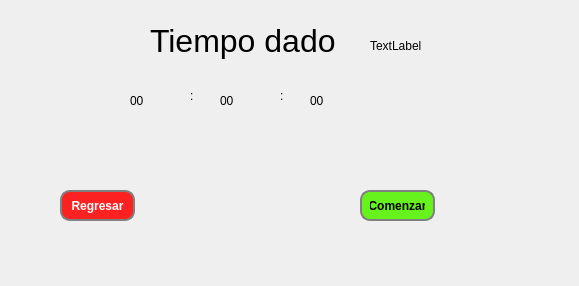
<?xml version="1.0" encoding="UTF-8"?>
<ui version="4.0">
 <class>alarmas</class>
 <widget class="QMainWindow" name="alarmas">
  <property name="geometry">
   <rect>
    <x>0</x>
    <y>0</y>
    <width>579</width>
    <height>286</height>
   </rect>
  </property>
  <property name="windowTitle">
   <string>MainWindow</string>
  </property>
  <widget class="QWidget" name="centralwidget">
   <widget class="QPushButton" name="regresarr">
    <property name="geometry">
     <rect>
      <x>60</x>
      <y>190</y>
      <width>75</width>
      <height>31</height>
     </rect>
    </property>
    <property name="styleSheet">
     <string notr="true">border: 2px solid gray;  border-radius: 10px;  padding: 0 8px;  background: rgba(255, 0, 0, 0.86); color: white; font-weight:bold;</string>
    </property>
    <property name="text">
     <string>Regresar</string>
    </property>
   </widget>
   <widget class="QPushButton" name="comenzarr">
    <property name="geometry">
     <rect>
      <x>360</x>
      <y>190</y>
      <width>75</width>
      <height>31</height>
     </rect>
    </property>
    <property name="styleSheet">
     <string notr="true"> border: 2px solid gray;  border-radius: 10px;  padding: 0 8px;  background: rgb(103,241,29); font-weight:bold; 
</string>
    </property>
    <property name="text">
     <string>Comenzar</string>
    </property>
   </widget>
   <widget class="QLabel" name="horass">
    <property name="geometry">
     <rect>
      <x>130</x>
      <y>80</y>
      <width>51</width>
      <height>41</height>
     </rect>
    </property>
    <property name="styleSheet">
     <string notr="true">font: 30pt &quot;MS Shell Dlg 2&quot;;</string>
    </property>
    <property name="text">
     <string>00</string>
    </property>
   </widget>
   <widget class="QLabel" name="minutoss">
    <property name="geometry">
     <rect>
      <x>220</x>
      <y>80</y>
      <width>47</width>
      <height>41</height>
     </rect>
    </property>
    <property name="styleSheet">
     <string notr="true">font: 30pt &quot;MS Shell Dlg 2&quot;;</string>
    </property>
    <property name="text">
     <string>00</string>
    </property>
   </widget>
   <widget class="QLabel" name="segundoss">
    <property name="geometry">
     <rect>
      <x>310</x>
      <y>80</y>
      <width>47</width>
      <height>41</height>
     </rect>
    </property>
    <property name="styleSheet">
     <string notr="true">font: 30pt &quot;MS Shell Dlg 2&quot;;
</string>
    </property>
    <property name="text">
     <string>00</string>
    </property>
   </widget>
   <widget class="QLabel" name="label">
    <property name="geometry">
     <rect>
      <x>190</x>
      <y>80</y>
      <width>21</width>
      <height>31</height>
     </rect>
    </property>
    <property name="styleSheet">
     <string notr="true">font: 30pt &quot;MS Shell Dlg 2&quot;;
</string>
    </property>
    <property name="text">
     <string>:</string>
    </property>
   </widget>
   <widget class="QLabel" name="label_2">
    <property name="geometry">
     <rect>
      <x>280</x>
      <y>80</y>
      <width>21</width>
      <height>31</height>
     </rect>
    </property>
    <property name="styleSheet">
     <string notr="true">font: 30pt &quot;MS Shell Dlg 2&quot;;</string>
    </property>
    <property name="text">
     <string>:</string>
    </property>
   </widget>
   <widget class="QLabel" name="tiempo">
    <property name="geometry">
     <rect>
      <x>150</x>
      <y>20</y>
      <width>201</width>
      <height>41</height>
     </rect>
    </property>
    <property name="font">
     <font>
      <pointsize>24</pointsize>
     </font>
    </property>
    <property name="text">
     <string>Tiempo dado</string>
    </property>
   </widget>
   <widget class="QLabel" name="label_3">
    <property name="geometry">
     <rect>
      <x>370</x>
      <y>30</y>
      <width>151</width>
      <height>31</height>
     </rect>
    </property>
    <property name="text">
     <string>TextLabel</string>
    </property>
   </widget>
  </widget>
 </widget>
 <resources/>
 <connections>
  <connection>
   <sender>regresarr</sender>
   <signal>clicked()</signal>
   <receiver>alarmas</receiver>
   <slot>close()</slot>
   <hints>
    <hint type="sourcelabel">
     <x>160</x>
     <y>223</y>
    </hint>
    <hint type="destinationlabel">
     <x>172</x>
     <y>180</y>
    </hint>
   </hints>
  </connection>
 </connections>
</ui>
